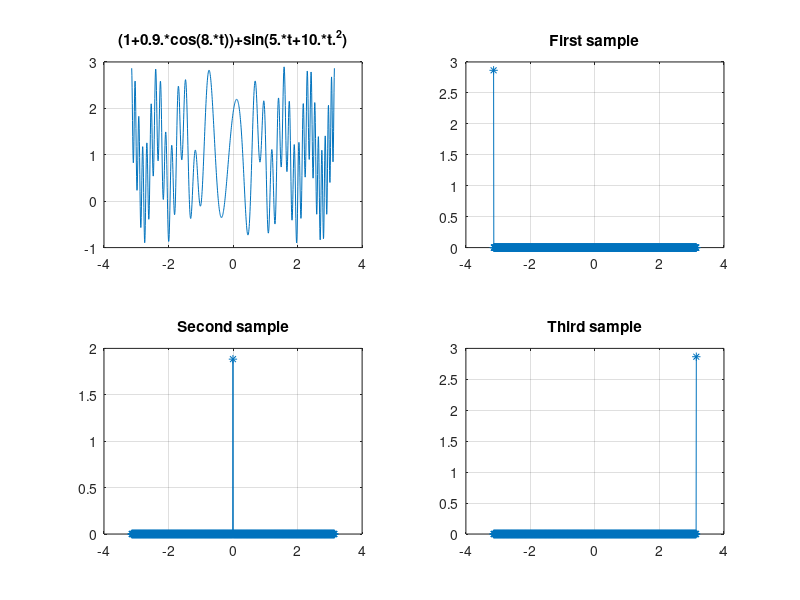
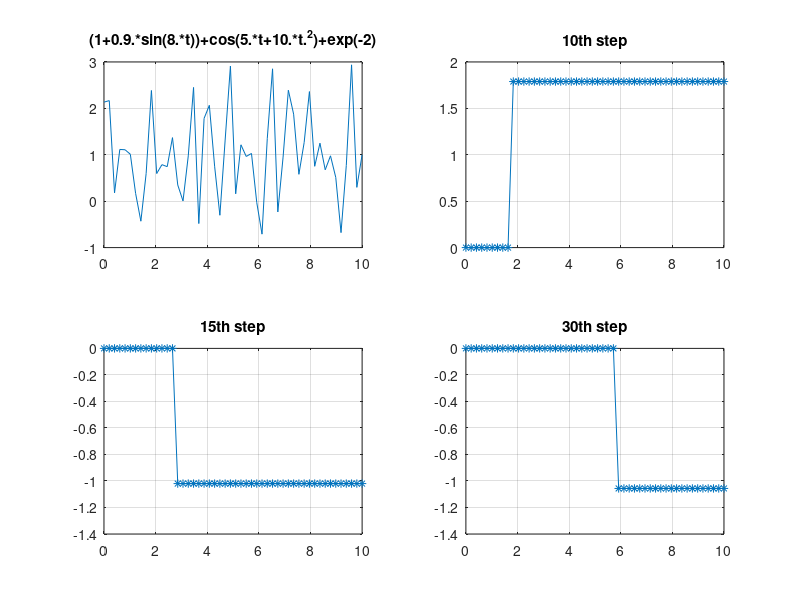
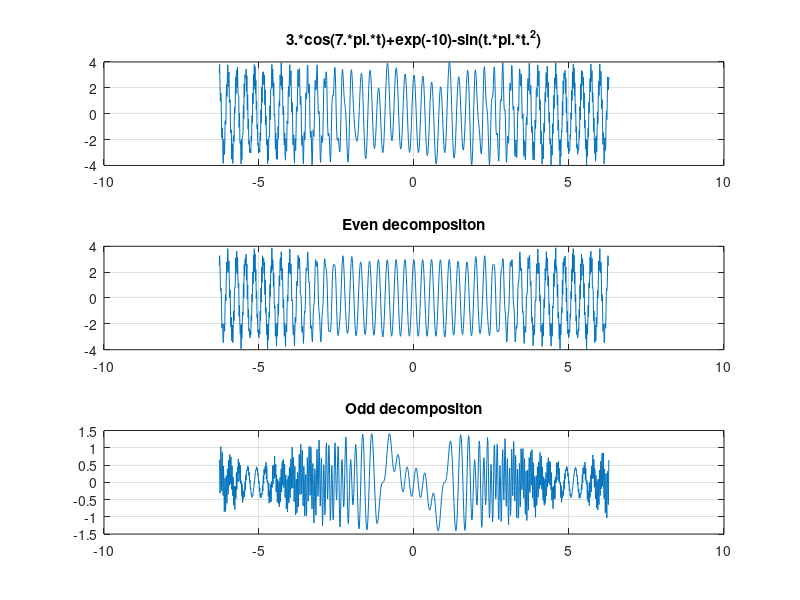

MATLAB code to generate these figures, in order:
clear;
clc;
t=linspace(-pi,pi,1000);
y=(1+0.9.*cos(8.*t))+sin(5.*t+10.*t.^2);
subplot(221); plot(t, y); grid on; 
title('(1+0.9.*cos(8.*t))+sin(5.*t+10.*t.^2)');

y1=y*0;
y1(1)=y(1);
subplot(222); plot(t, y1, '*-'); grid on; title('First sample');

y2=y*0;
y2(500)=y(500);
subplot(223); plot(t, y2, '*-'); grid on; title('Second sample');

y3=y*0;
y3(1000)=y(1000);
subplot(224); plot(t, y3, '*-'); grid on; title('Third sample');

%Step response
clc;
figure;
t=linspace(0, 10, 50);
y=(1+0.9.*sin(8.*t))+cos(5.*t+10.*t.^2)+exp(-2);
subplot(221); plot(t, y); grid on; 
title('(1+0.9.*sin(8.*t))+cos(5.*t+10.*t.^2)+exp(-2)');

y1=y*0;
y1(10:end)=y(10)-y(9);
subplot(222); plot(t, y1, '*-'); grid on; title('10th step');

y2=y*0;
y2(15:end)=y(15)-y(14);
subplot(223); plot(t, y2, '*-'); grid on; title('15th step');

y3=y*0;
y3(30:end)=y(30)-y(29);
subplot(224); plot(t, y3, '*-'); grid on; title('30th step');

clc;
figure;
t=linspace(-2*pi,2*pi,1000);
y=3.*cos(7.*pi.*t)+exp(-10)-sin(t.*pi.*t.^2);
subplot(311); plot(t, y); grid on; 
title('3.*cos(7.*pi.*t)+exp(-10)-sin(t.*pi.*t.^2)');

y1=y;
for i=1:length(y)-1
    y1(i)=(y(i)+y(end-i))/2;
end
y1(end)=y1(1);
subplot(312); plot(t, y1); grid on; 
title('Even decompositon');

y2=y;
for i=1:length(y)-1
    y2(i)=(y(i)-y(end-i))/2;
end
y2(end)=y2(1);
subplot(313); plot(t, y2); grid on; 
title('Odd decompositon');